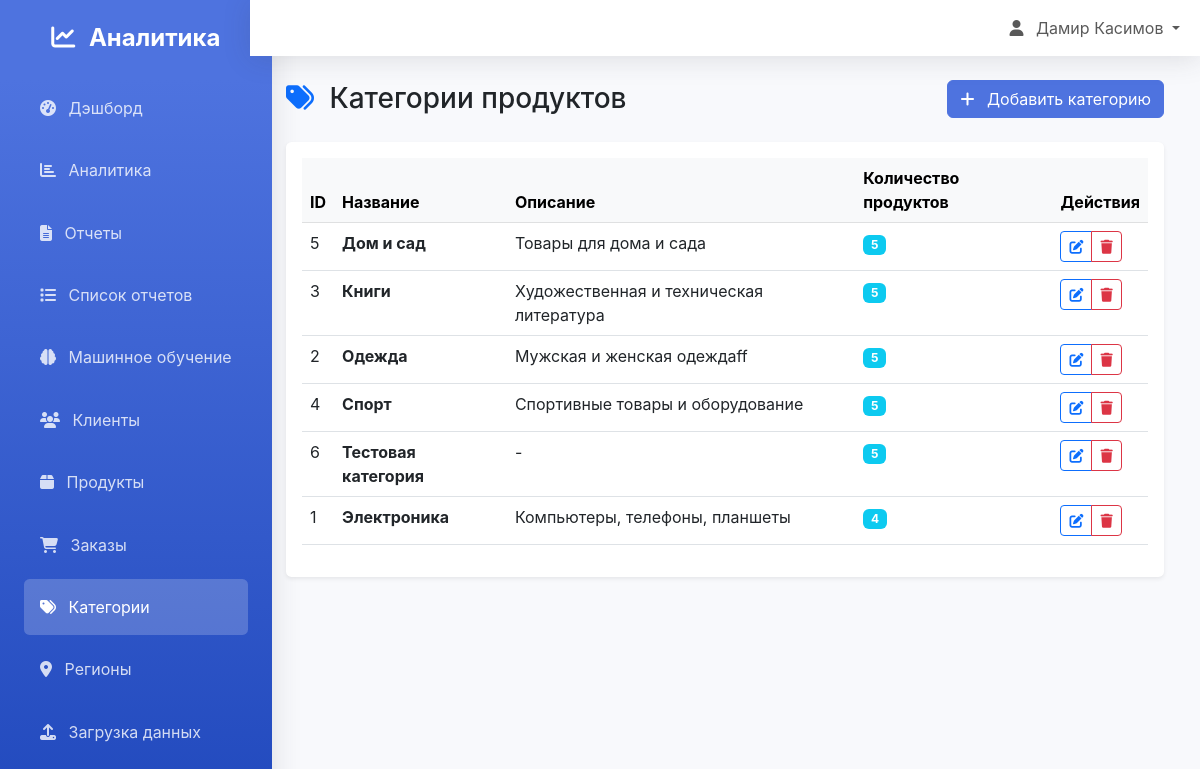
The page /categories/ (signed in) on the database its author committed.
### analytics/models.py (models this page shows, shortened)
class Category(models.Model):
    name = models.CharField(max_length=100, verbose_name="Название")
    description = models.TextField(blank=True, verbose_name="Описание")
    created_at = models.DateTimeField(auto_now_add=True, verbose_name="Дата создания")
    class Meta:
        verbose_name = "Категория"
        verbose_name_plural = "Категории"
        ordering = ['name']

### analytics/views.py (the view)
# urls.py: path('categories/', views.CategoryListView.as_view(), name='category_list'),
class CategoryListView(LoginRequiredMixin, ListView):
    model = Category
    template_name = 'analytics/category_list.html'
    context_object_name = 'categories'

### templates/analytics/category_list.html (shortened to what this page needs)
{% extends 'base.html' %}
{% load static %}
{% block content %}
<div class="container-fluid">
    <div class="d-flex justify-content-between align-items-center mb-4">
        <h1 class="h3 mb-0">
            <i class="fas fa-tags text-primary me-2"></i>
            Категории продуктов
        </h1>
        <a href="{% url 'analytics:category_create' %}" class="btn btn-primary">
            <i class="fas fa-plus me-2"></i>
            Добавить категорию
        </a>
    </div>
    <div class="card shadow-sm">
        <div class="card-body">
            {% if categories %}
                <div class="table-responsive">
                    <table class="table table-hover">
                        <thead class="table-light">
                            <tr>
                                <th>ID</th>
                                <th>Название</th>
                                <th>Описание</th>
                                <th>Количество продуктов</th>
                                <th>Действия</th>
                            </tr>
                        </thead>
                        <tbody>
                            {% for category in categories %}
                            <tr>
                                <td>{{ category.id }}</td>
                                <td>
                                    <strong>{{ category.name }}</strong>
                                </td>
                                <td>{{ category.description|default:"-" }}</td>
                                <td>
                                    <span class="badge bg-info">{{ category.product_set.count }}</span>
                                </td>
                                <td>
                                    <div class="btn-group" role="group">
                                        <a href="{% url 'analytics:category_update' category.pk %}"
                                           class="btn btn-sm btn-outline-primary">
                                            <i class="fas fa-edit"></i>
                                        </a>
                                        <a href="{% url 'analytics:category_delete' category.pk %}"
                                           class="btn btn-sm btn-outline-danger">
                                            <i class="fas fa-trash"></i>
                                        </a>
                                    </div>
                                </td>
                            </tr>
                            {% endfor %}
                        </tbody>
                    </table>
                </div>
            {% endif %}
        </div>
    </div>
</div>
{% endblock %}

### templates/base.html (shortened to what this page needs)
<!DOCTYPE html>
<html lang="ru">
<head>
    <link href="https://cdn.jsdelivr.net/npm/bootstrap@5.3.0/dist/css/bootstrap.min.css" rel="stylesheet">
    <link rel="stylesheet" href="https://cdnjs.cloudflare.com/ajax/libs/font-awesome/6.4.0/css/all.min.css">
</head>
<body>
    <nav class="sidebar position-fixed" id="sidebar">
        <div class="p-4">
            <div class="text-center mb-4">
                <h4 class="text-white fw-bold">
                    <i class="fas fa-chart-line me-2"></i>
                    Аналитика
                </h4>
            </div>
            <ul class="nav flex-column">
                <li class="nav-item">
                    <a class="nav-link" href="{% url 'dashboard:dashboard' %}">
                        <i class="fas fa-tachometer-alt me-2"></i>
                        Дэшборд
                    </a>
                </li>
                <li class="nav-item">
                    <a class="nav-link" href="{% url 'dashboard:analytics' %}">
                        <i class="fas fa-chart-bar me-2"></i>
                        Аналитика
                    </a>
                </li>
                <li class="nav-item">
                    <a class="nav-link" href="{% url 'dashboard:reports' %}">
                        <i class="fas fa-file-alt me-2"></i>
                        Отчеты
                    </a>
                </li>
                <li class="nav-item">
                    <a class="nav-link" href="{% url 'analytics:report_list' %}">
                        <i class="fas fa-list me-2"></i>
                        Список отчетов
                    </a>
                </li>
                <li class="nav-item">
                    <a class="nav-link" href="{% url 'ml_models:dashboard' %}">
                        <i class="fas fa-brain me-2"></i>
                        Машинное обучение
                    </a>
                </li>
                <li class="nav-item">
                    <a class="nav-link" href="{% url 'analytics:customer_list' %}">
                        <i class="fas fa-users me-2"></i>
                        Клиенты
                    </a>
                </li>
                <li class="nav-item">
                    <a class="nav-link" href="{% url 'analytics:product_list' %}">
                        <i class="fas fa-box me-2"></i>
                        Продукты
                    </a>
                </li>
                <li class="nav-item">
                    <a class="nav-link" href="{% url 'analytics:order_list' %}">
                        <i class="fas fa-shopping-cart me-2"></i>
                        Заказы
                    </a>
                </li>
                <li class="nav-item">
                    <a class="nav-link" href="{% url 'analytics:category_list' %}">
                        <i class="fas fa-tags me-2"></i>
                        Категории
                    </a>
                </li>
                <li class="nav-item">
                    <a class="nav-link" href="{% url 'analytics:region_list' %}">
                        <i class="fas fa-map-marker-alt me-2"></i>
                        Регионы
                    </a>
                </li>
                <li class="nav-item">
                    <a class="nav-link" href="{% url 'analytics:data_upload' %}">
                        <i class="fas fa-upload me-2"></i>
                        Загрузка данных
                    </a>
                </li>
            </ul>
        </div>
    </nav>
    <div class="main-content">
        <nav class="navbar navbar-expand-lg navbar-light">
            <div class="container-fluid">
                <div class="navbar-nav ms-auto">
                    {% if user.is_authenticated %}
                        <div class="nav-item dropdown">
                            <a class="nav-link dropdown-toggle" href="#" id="navbarDropdown" role="button" data-bs-toggle="dropdown">
                                <i class="fas fa-user me-2"></i>
                                {{ user.get_full_name|default:user.username }}
                            </a>
                        </div>
                    {% else %}
                        <a class="nav-link" href="{% url 'login' %}">
                            <i class="fas fa-sign-in-alt me-2"></i>Войти
                        </a>
                    {% endif %}
                </div>
            </div>
        </nav>
        <div class="container-fluid p-4">
            {% block content %}{% endblock %}
        </div>
    </div>
</body>
</html>

### templates/base.html (style rules this page uses)
:root { --primary-color: #4e73df; --secondary-color: #858796; --success-color: #1cc88a; --info-color: #36b9cc; --warning-color: #f6c23e; --danger-color: #e74a3b; --dark-color: #5a5c69; }
body { font-family: 'Nunito', -apple-system, BlinkMacSystemFont, "Segoe UI", Roboto, "Helvetica Neue", Arial, sans-serif; background-color: #f8f9fc; }
.sidebar { min-height: 100vh; background: linear-gradient(180deg, var(--primary-color) 10%, #224abe 100%); box-shadow: 0 0.15rem 1.75rem 0 rgba(58, 59, 69, 0.15); }
.sidebar .nav-link { color: rgba(255, 255, 255, 0.8); padding: 1rem; border-radius: 0.35rem; margin: 0.2rem 0; transition: all 0.3s ease; }
.sidebar .nav-link.active { color: #fff; background-color: rgba(255, 255, 255, 0.2); }
.main-content { margin-left: 0; transition: margin-left 0.3s ease; }
@media (min-width: 768px) { .main-content { margin-left: 250px; } }
.card { border: none; border-radius: 0.35rem; box-shadow: 0 0.15rem 1.75rem 0 rgba(58, 59, 69, 0.15); }
.btn-primary { background-color: var(--primary-color); border-color: var(--primary-color); }
.navbar { background-color: #fff; box-shadow: 0 0.15rem 1.75rem 0 rgba(58, 59, 69, 0.15); }

### rows shown on the page
Category: id "5", name "Дом и сад", description "Товары для дома и сада", product_set.count "5"
Category: id "3", name "Книги", description "Художественная и техническая литература", product_set.count "5"
Category: id "2", name "Одежда", description "Мужская и женская одеждаff", product_set.count "5"
Category: id "4", name "Спорт", description "Спортивные товары и оборудование", product_set.count "5"
Category: id "6", name "Тестовая категория", description "-", product_set.count "5"
Category: id "1", name "Электроника", description "Компьютеры, телефоны, планшеты", product_set.count "4"

### other values the page prints
{{ user.get_full_name|default:user.username }} "Дамир Касимов"
